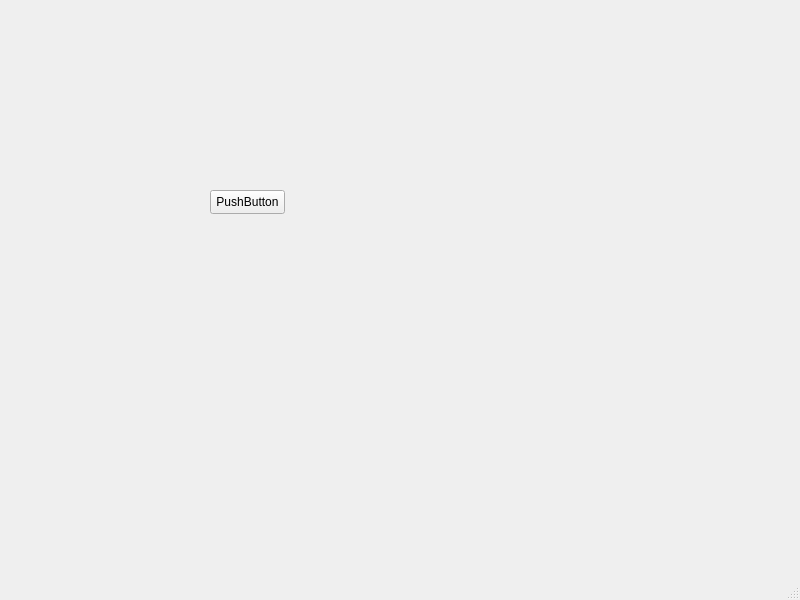
<?xml version="1.0" encoding="UTF-8"?>
<ui version="4.0">
 <class>MainWindow</class>
 <widget class="QMainWindow" name="MainWindow">
  <property name="geometry">
   <rect>
    <x>0</x>
    <y>0</y>
    <width>800</width>
    <height>600</height>
   </rect>
  </property>
  <property name="windowTitle">
   <string>MainWindow</string>
  </property>
  <widget class="QWidget" name="centralwidget">
   <widget class="QPushButton" name="binaryButton">
    <property name="geometry">
     <rect>
      <x>210</x>
      <y>190</y>
      <width>75</width>
      <height>24</height>
     </rect>
    </property>
    <property name="text">
     <string>PushButton</string>
    </property>
   </widget>
  </widget>
  <widget class="QMenuBar" name="menubar">
   <property name="geometry">
    <rect>
     <x>0</x>
     <y>0</y>
     <width>800</width>
     <height>22</height>
    </rect>
   </property>
  </widget>
  <widget class="QStatusBar" name="statusbar"/>
 </widget>
 <resources/>
 <connections/>
</ui>
